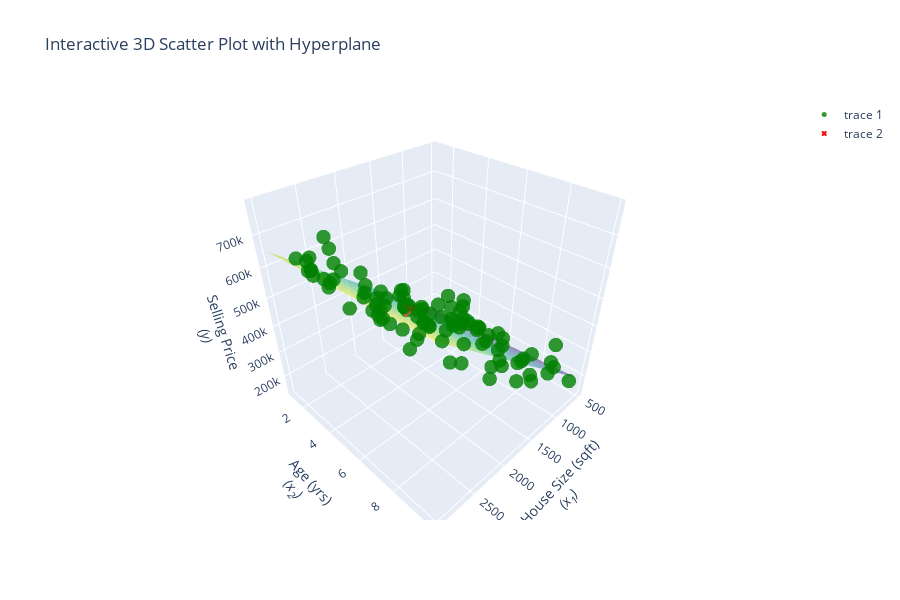

Notebook code cell kept with this figure:
### Markdown cell above
We can also see where this prediction lies in our regression hyperplane,

### Code cell
trace_hyperplane = go.Surface(
    x=X_range,
    y=Y_range,
    z=Z_range,
    opacity=0.5,
    colorscale='Viridis',
    showscale=False,
    hovertemplate='<b>x1:</b> %{x:.2f}<br><b>x2:</b> %{y:.2f}<br><b>y:</b> %{z:.2f}',
)

# Create a trace for the data points
trace_data = go.Scatter3d(
    x=x1_data,
    y=x2_data,
    z=y_data,
    mode='markers',
    marker=dict(
        size=5,
        color='green',                
        opacity=0.8
    ),
    hovertemplate='<b>x1:</b> %{x:.2f}<br><b>x2:</b> %{y:.2f}<br><b>y:</b> %{z:.2f}',
)

# Convert the new data point to a NumPy array
new_data_point_np = new_data_point.to_numpy()

# Create a trace for the new data point and its prediction
trace_new_point = go.Scatter3d(
    x=[new_data_point_np[0, 0]],
    y=[new_data_point_np[0, 1]],
    z=[prediction[0]],
    mode='markers',
    marker=dict(
        size=5,
        color='red',
        symbol='x',
        opacity=1
    ),
    hoverinfo='text',
    hovertemplate='<b>x1:</b> %{x:.2f}<br><b>x2:</b> %{y:.2f}<br><b>y:</b> %{z:.2f}',
)

# Layout
layout = go.Layout(
    scene=dict(
        xaxis=dict(title='House Size (sqft)<br>          <i>(x<sub>1</sub>)</i>'),    
        yaxis=dict(title='Age (yrs)<br>   <i>(x<sub>2</sub>)</i>'),    
        zaxis=dict(title='Selling Price<br>        <i>(y)</i>'),      
    ),
    title='Interactive 3D Scatter Plot with Hyperplane',
    width=900,
    height=600,
)

# Create figure
fig = go.Figure(data=[trace_hyperplane, trace_data, trace_new_point], layout=layout)

# Show interactive plot
pio.show(fig)
